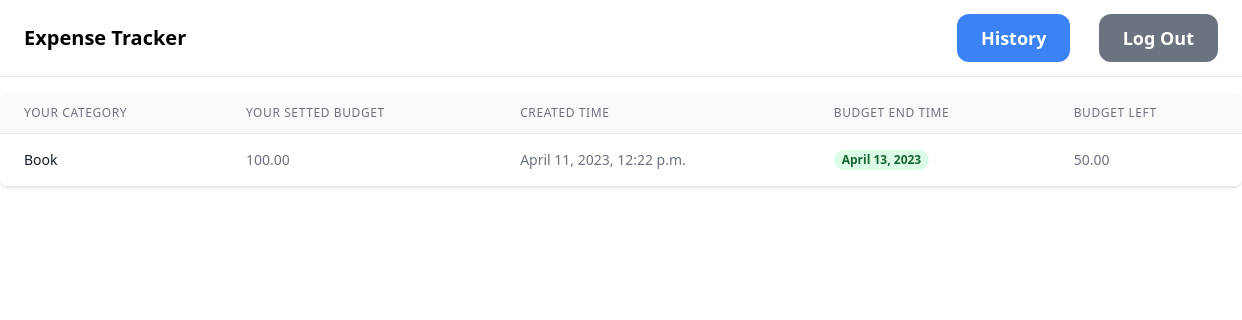
/budget_view/2 (signed in), run on the app's committed database.
### appname/models.py (models this page shows, shortened)
class Budget(models.Model):
    user = models.ForeignKey(User, on_delete=models.CASCADE)
    category = models.ForeignKey(Category, on_delete=models.CASCADE)
    limit = models.DecimalField(max_digits=10, decimal_places=2)
    left = models.DecimalField(max_digits=10, decimal_places=2, default=0)
    created = models.DateTimeField(auto_now_add=True)
    timestamp = models.DateTimeField(default=datetime.now, null=True, blank=True)
    end_date= models.DateField()

class Category(models.Model):
    user = models.ForeignKey(User, on_delete=models.CASCADE)
    name = models.CharField(max_length=255)
    description = models.TextField(blank=True, null=True)
    def __str__(self):
        return self.name

### appname/views.py (the view)
# urls.py: path('budget_view/<int:pk>', views.budget_view,name='budget_view'),
@login_required
def budget_view(request,pk):
    user= request.user
    today = timezone.now().date()
    cate = Category.objects.get(id=pk)
    budget = Budget.objects.filter(category=cate)
    context ={
         "budget": budget,
    }
    return render(request,'appname/budget_view.html',context)

### appname/templates/appname/budget_view.html (shortened to what this page needs)
{% extends 'appname/base.html' %}
{% block content %}
<div class="flex flex-col mt-4">
    <div class="-my-2 overflow-x-auto sm:-mx-6 lg:-mx-8">
      <div class="py-2 align-middle inline-block min-w-full sm:px-6 lg:px-8">
        <div class="shadow overflow-hidden border-b border-gray-200 sm:rounded-lg">
          <table class="min-w-full divide-y divide-gray-200">
            <thead class="bg-gray-50">
              <tr>
                <th scope="col" class="px-6 py-3 text-left text-xs font-medium text-gray-500 uppercase tracking-wider">
                  Your Category
                </th>
                <th scope="col" class="px-6 py-3 text-left text-xs font-medium text-gray-500 uppercase tracking-wider">
                  Your Setted Budget
                </th>
                <th scope="col" class="px-6 py-3 text-left text-xs font-medium text-gray-500 uppercase tracking-wider">
                  Created Time
                </th>
                <th scope="col" class="px-6 py-3 text-left text-xs font-medium text-gray-500 uppercase tracking-wider">
                  Budget End Time
                </th>
                <th scope="col" class="px-6 py-3 text-left text-xs font-medium text-gray-500 uppercase tracking-wider">
                    Budget Left
                </th>
              </tr>
            </thead>
            <tbody class="bg-white divide-y divide-gray-200">
                {% for b in budget %}
                <tr>
                  <td class="px-6 py-4 whitespace-nowrap">
                    <div class="text-sm font-medium text-gray-900">{{b.category}}</div>
                  </td>
                  <td class="px-6 py-4 whitespace-nowrap">
                    <div class="text-sm text-gray-500">{{b.limit}}</div>
                  </td>
                  <td class="px-6 py-4 whitespace-nowrap">
                    <div class="text-sm text-gray-500">{{b.timestamp}}</div>
                  </td>
                  <td class="px-6 py-4 whitespace-nowrap">
                    <span class="px-2 inline-flex text-xs leading-5 font-semibold rounded-full bg-green-100 text-green-800">
                      {{b.end_date}}
                    </span>
                  </td>
                  <td class="px-6 py-4 whitespace-nowrap">
                    <div class="text-sm text-gray-500">{{b.left}}</div>
                  </td>
                </tr>
            {% endfor %}
          </table>
        </div>
      </div>
    </div>
  </div>
{% endblock content %}

### data on the page
Budget: category "Book", limit "100.00", timestamp "April 11, 2023, 12:22 p.m.", end_date "April 13, 2023", left "50.00"
